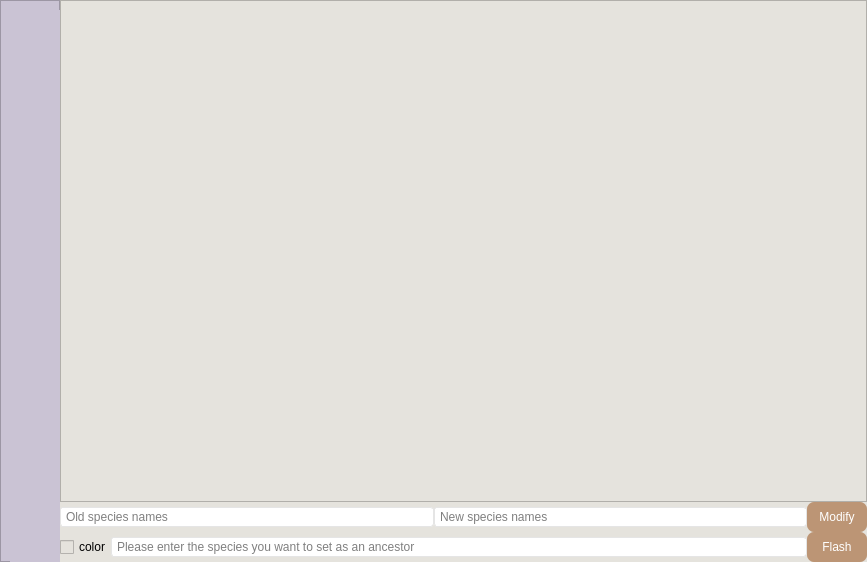
<?xml version="1.0" encoding="UTF-8"?>
<ui version="4.0">
 <class>Form</class>
 <widget class="QWidget" name="Form">
  <property name="geometry">
   <rect>
    <x>0</x>
    <y>0</y>
    <width>867</width>
    <height>562</height>
   </rect>
  </property>
  <property name="windowTitle">
   <string>edit_tree</string>
  </property>
  <property name="styleSheet">
   <string notr="true">background-color: rgb(229, 227, 221);</string>
  </property>
  <layout class="QHBoxLayout" name="horizontalLayout_4">
   <property name="spacing">
    <number>0</number>
   </property>
   <property name="leftMargin">
    <number>0</number>
   </property>
   <property name="topMargin">
    <number>0</number>
   </property>
   <property name="rightMargin">
    <number>0</number>
   </property>
   <property name="bottomMargin">
    <number>0</number>
   </property>
   <item>
    <widget class="QFrame" name="frame_2">
     <property name="minimumSize">
      <size>
       <width>60</width>
       <height>0</height>
      </size>
     </property>
     <property name="maximumSize">
      <size>
       <width>60</width>
       <height>16777215</height>
      </size>
     </property>
     <property name="styleSheet">
      <string notr="true">QFrame{
	background-color: rgb(202, 195, 212);
}</string>
     </property>
     <property name="frameShape">
      <enum>QFrame::StyledPanel</enum>
     </property>
     <property name="frameShadow">
      <enum>QFrame::Raised</enum>
     </property>
     <widget class="QLabel" name="label_3">
      <property name="geometry">
       <rect>
        <x>10</x>
        <y>10</y>
        <width>60</width>
        <height>661</height>
       </rect>
      </property>
      <property name="styleSheet">
       <string notr="true">QLabel{
	color: rgb(229,227,221);
	line-height:10px;
	font: 22pt &quot;Cascadia Mono&quot;;
}
</string>
      </property>
      <property name="text">
       <string/>
      </property>
     </widget>
    </widget>
   </item>
   <item>
    <layout class="QVBoxLayout" name="verticalLayout">
     <item>
      <widget class="QGraphicsView" name="treePic"/>
     </item>
     <item>
      <layout class="QHBoxLayout" name="horizontalLayout_3">
       <item>
        <widget class="QLineEdit" name="old">
         <property name="styleSheet">
          <string notr="true">    border-radius: 3px;
    padding: 1px 18px 1px 3px;
    background: transparent; 
    border: 1px solid gray; 
	border-color: #E5E5E5;
	background-color: #FFFFFF;
</string>
         </property>
         <property name="placeholderText">
          <string>Old species names</string>
         </property>
        </widget>
       </item>
       <item>
        <widget class="QLineEdit" name="new1">
         <property name="styleSheet">
          <string notr="true">    border-radius: 3px;
    padding: 1px 18px 1px 3px;
    background: transparent; 
    border: 1px solid gray; 
	border-color: #E5E5E5;
	background-color: #FFFFFF;
</string>
         </property>
         <property name="placeholderText">
          <string>New species names</string>
         </property>
        </widget>
       </item>
       <item>
        <widget class="QPushButton" name="modify">
         <property name="minimumSize">
          <size>
           <width>60</width>
           <height>30</height>
          </size>
         </property>
         <property name="styleSheet">
          <string notr="true">QPushButton{
background-color: rgb(188, 149, 117);
border:none;
border-radius:7px;
color:white}
QPushButton::hover {
    background-color: rgb(226, 179, 141);
}

QPushButton::pressed {
    background-color: rgb(158, 125, 99);
}</string>
         </property>
         <property name="text">
          <string>Modify</string>
         </property>
        </widget>
       </item>
      </layout>
     </item>
     <item>
      <layout class="QHBoxLayout" name="horizontalLayout_2">
       <item>
        <layout class="QHBoxLayout" name="horizontalLayout">
         <item>
          <widget class="QCheckBox" name="color">
           <property name="text">
            <string>color</string>
           </property>
          </widget>
         </item>
         <item>
          <widget class="QLineEdit" name="rootTxt">
           <property name="styleSheet">
            <string notr="true">    border-radius: 3px;
    padding: 1px 18px 1px 3px;
    background: transparent; 
    border: 1px solid gray; 
	border-color: #E5E5E5;
	background-color: #FFFFFF;
</string>
           </property>
           <property name="placeholderText">
            <string>Please enter the species you want to set as an ancestor</string>
           </property>
          </widget>
         </item>
        </layout>
       </item>
       <item>
        <widget class="QPushButton" name="flash">
         <property name="minimumSize">
          <size>
           <width>60</width>
           <height>30</height>
          </size>
         </property>
         <property name="styleSheet">
          <string notr="true">QPushButton{
background-color: rgb(188, 149, 117);
border:none;
border-radius:7px;
color:white}
QPushButton::hover {
    background-color: rgb(226, 179, 141);
}

QPushButton::pressed {
    background-color: rgb(158, 125, 99);
}</string>
         </property>
         <property name="text">
          <string>Flash</string>
         </property>
        </widget>
       </item>
      </layout>
     </item>
    </layout>
   </item>
  </layout>
 </widget>
 <resources/>
 <connections/>
</ui>
